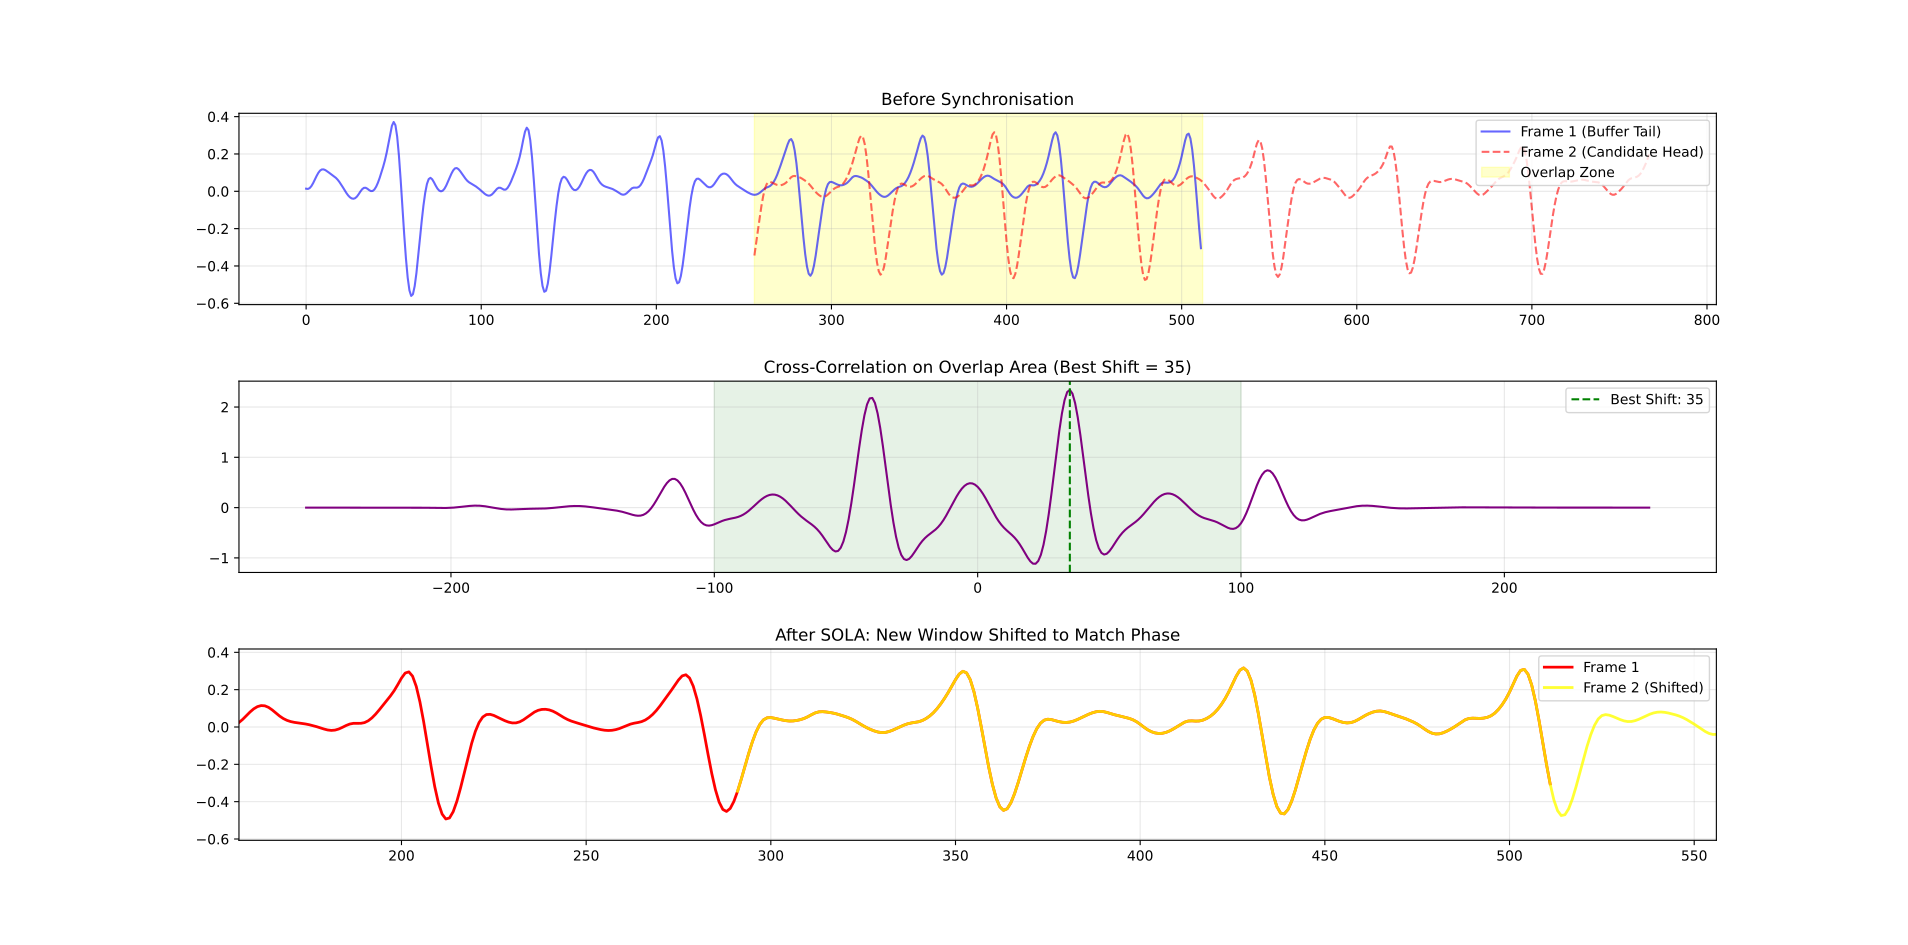

This chart was generated by the following Python code:
import numpy as np
import matplotlib.pyplot as plt
import numpy as np
import matplotlib.pyplot as plt

def cross_correlate_frames(target_window, candidate_window, shift_range=100, title="Signal Synchronization"):
    L = min(len(target_window), len(candidate_window))
    x = target_window[:L]
    y = candidate_window[:L]

    full_correlation = np.correlate(x, y, mode='full')
    lags = np.arange(-L + 1, L)
    
    search_mask = (lags >= -shift_range) & (lags <= shift_range)
    
    restricted_lags = lags[search_mask]
    restricted_corr = full_correlation[search_mask]
    
    k_max = restricted_lags[np.argmax(restricted_corr)]

    fig, (ax1, ax2, ax3) = plt.subplots(3, 1, figsize=(11, 10))
    plt.subplots_adjust(hspace=0.6)

    ax1.plot(x, label="Target (In Buffer)", color='#1f77b4', alpha=0.8)
    ax1.plot(y, label="Candidate (Unsynced)", color='#d62728', alpha=0.6, linestyle='--')
    ax1.set_title(f"1. Original Overlap - {title}")
    ax1.legend(loc='upper right')
    ax1.grid(True, alpha=0.2)

    ax2.plot(lags, full_correlation, color='gray', alpha=0.3, label="Correlation (Outside Range)")
    ax2.plot(restricted_lags, restricted_corr, color='#9467bd', linewidth=2, label="Search Range (Allowed)")
    
    ax2.axvspan(-shift_range, shift_range, color='yellow', alpha=0.1, label="Search Range Area")
    
    ax2.axvline(x=k_max, color='#2ca02c', linestyle='--', label=f'Best Lag found: k = {k_max}')
    ax2.set_title(r"2. Restricted Cross-Correlation $R_{xy}(k)$")
    ax2.set_xlabel("Lag (Samples)")
    ax2.legend(loc='upper right', fontsize='small')
    ax2.grid(True, alpha=0.2)

    ax3.plot(x, label="Target", color='#1f77b4', linewidth=2)
    ax3.plot(np.arange(L) + k_max, y, label=f"Synced (Shift: {k_max})", color='#2ca02c', linewidth=2)
    ax3.set_title(f"3. Aligned Phase (Restricted to ±{shift_range} samples)")
    ax3.legend(loc='upper right')
    ax3.grid(True, alpha=0.2)
    ax3.set_xlim(min(0, k_max) - 10, max(L, L + k_max) + 10)

    plt.show()
    return k_max

import librosa

filename = librosa.ex('trumpet')
sig, fs = librosa.load(filename, sr=44100, mono=True)

from utils import sine
t,sig = sine(frequency=200)

start = 28200
window_size = 1024
hop = window_size // 2

target_raw = sig[start : start + window_size]
candidate_raw = sig[start + hop : start + hop + window_size]

overlap_target = sig[start + hop : start + window_size] 
artificial_drift = 40 
overlap_candidate = sig[start + hop + artificial_drift : start + window_size + artificial_drift]
#cross_correlate_frames(overlap_target, overlap_candidate, shift_range=50)

win = np.hanning(window_size)
target_windowed = target_raw * win
candidate_windowed = candidate_raw * win

#cross_correlate_frames(target_windowed, candidate_windowed, title="Trumpet Sample Analysis")

def visualize_single_overlap_sola():
    filename = librosa.ex('trumpet')
    sig, fs = librosa.load(filename, sr=44100, mono=True)
    
    window_size = 512
    hop_size = window_size // 2
    overlap_len = window_size - hop_size
    
    start_idx = 12000
    
    frame1 = sig[start_idx : start_idx + window_size]
    
    artificial_drift = 35
    start_idx_2 = start_idx + hop_size + artificial_drift
    frame2 = sig[start_idx_2 : start_idx_2 + window_size]

    target_overlap = frame1[hop_size:] 
    
    candidate_overlap = frame2[:overlap_len]
    
    win_overlap = np.hanning(len(target_overlap))
    
    correlation = np.correlate(target_overlap * win_overlap, 
                               candidate_overlap * win_overlap, 
                               mode='full')
    
    lags = np.arange(-len(candidate_overlap) + 1, len(target_overlap))
    
    search_range = 100
    valid_indices = np.where(np.abs(lags) <= search_range)[0]
    
    best_idx_restricted = np.argmax(correlation[valid_indices])
    best_shift = lags[valid_indices][best_idx_restricted]
    
    print(f"Drift artificial introdus: {artificial_drift}")
    print(f"Shift detectat de SOLA: {best_shift} (Ar trebui să fie aprox {-artificial_drift})")

    fig, (ax1, ax2, ax3) = plt.subplots(3, 1, figsize=(10, 12))
    plt.subplots_adjust(hspace=0.4)
    
    x_axis = np.arange(window_size + hop_size)

    ax1.plot(np.arange(window_size), frame1, color='blue', label="Frame 1 (Buffer Tail)", alpha=0.6)
    ax1.plot(np.arange(window_size) + hop_size, frame2, color='red', linestyle='--', label="Frame 2 (Candidate Head)", alpha=0.6)
    
    ax1.axvspan(hop_size, window_size, color='yellow', alpha=0.2, label="Overlap Zone")
    ax1.set_title("Before Synchronisation")
    ax1.legend(loc="upper right")
    ax1.grid(True, alpha=0.3)
    
    ax2.plot(lags, correlation, color='purple')
    ax2.axvline(best_shift, color='green', linestyle='--', label=f'Best Shift: {best_shift}')
    ax2.axvspan(-search_range, search_range, color='green', alpha=0.1)
    ax2.set_title(f"Cross-Correlation on Overlap Area (Best Shift = {best_shift})")
    ax2.legend()
    ax2.grid(True, alpha=0.3)

    corrected_pos = hop_size + best_shift
    
    ax3.plot(np.arange(window_size), frame1, color='red', label="Frame 1", linewidth=2)
    ax3.plot(np.arange(window_size) + corrected_pos, frame2, color='yellow', label="Frame 2 (Shifted)", linewidth=2, alpha=0.8)
    
    ax3.set_title("After SOLA: New Window Shifted to Match Phase")
    ax3.legend(loc="upper right")
    ax3.grid(True, alpha=0.3)
    
    ax3.set_xlim(hop_size - 100, hop_size + 300) 

    plt.show()

visualize_single_overlap_sola()
